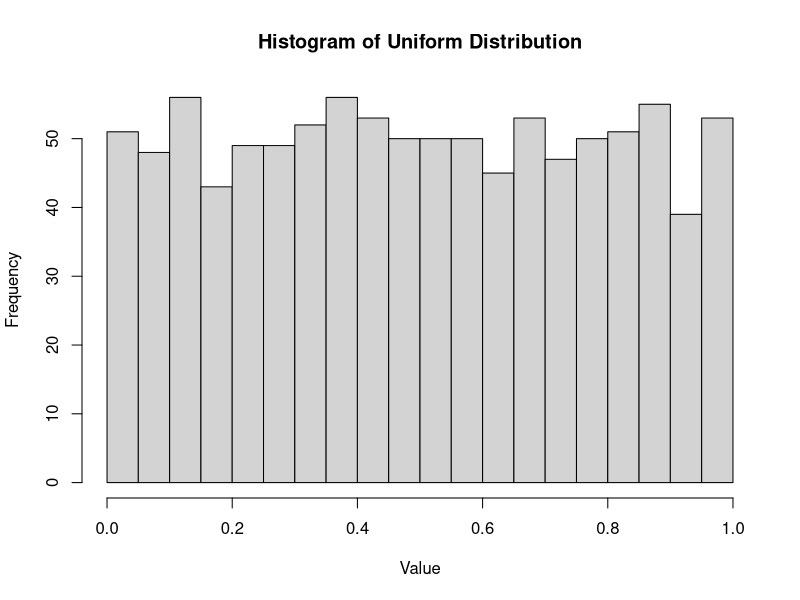

Reproduce this figure in R.
#generating 1000 numbers from a uniform function ranging from 0 - 1
set.seed(123)  # For reproducibility
data <- runif(1000, min = 0, max = 1)
hist(data, main="Histogram of Uniform Distribution", xlab="Value", breaks=20)

